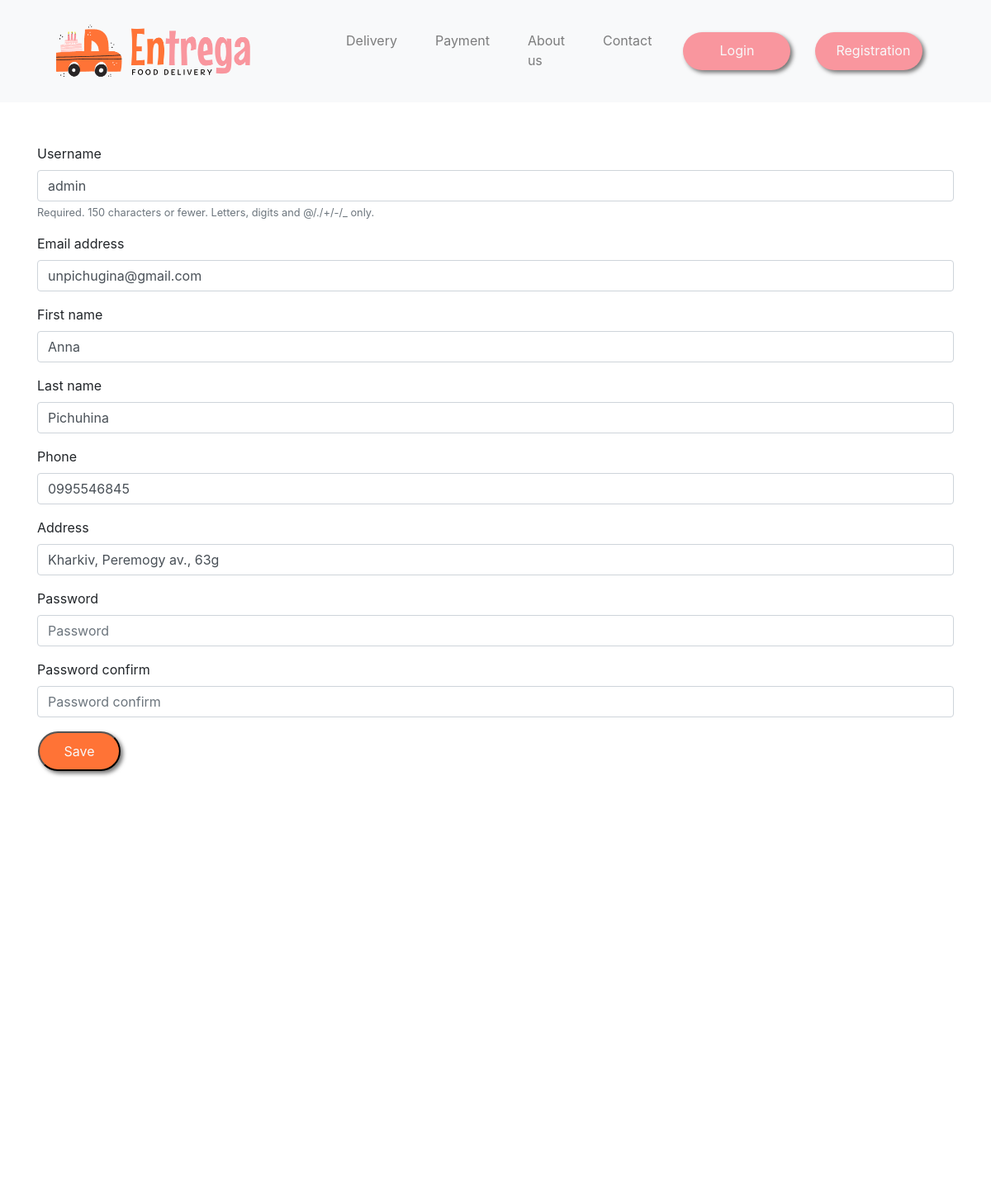
The page /profile/1/edit/ on the database its author committed.
### core/models.py (models this page shows)
class AppUser(AbstractUser):
    phone = models.CharField(max_length=10)
    address = models.CharField(max_length=255)
    bonus = models.FloatField(default=0)

### core/views.py (the view)
# urls.py: path("<int:user_id>/edit/", views.EditAppUserView.as_view(), name='edit'),
class EditAppUserView(UpdateView):
    template_name = 'registration.html'
    model = get_user_model()
    form_class = RegistrationForm
    success_url = reverse_lazy('home')
    pk_url_kwarg = 'user_id'

### core/forms.py (shortened to what this page needs)
class RegistrationForm(forms.ModelForm):
    password = forms.CharField(widget=forms.PasswordInput)
    password_confirm = forms.CharField(widget=forms.PasswordInput)
    class Meta:
        model = get_user_model()
        fields = ('username', 'email', 'first_name', 'last_name', 'phone', 'address')

### core/templates/registration.html
{% extends 'base.html' %}
{% load bootstrap4 %}
{% load static %}
{% block css %}
    <link rel="stylesheet" href="{% static 'css/custom.css' %}">
{% endblock css %}
{% block content %}
    <div class="container" style="margin-top: 50px">
        <form action="." method="post" enctype="multipart/form-data">{% csrf_token %}
            <table>
                {% bootstrap_form form %}
                <tr>
                    <td>
                        <button type="submit" class="action-btn">Save</button>
                    </td>
                </tr>
            </table>
        </form>
    </div>
{% endblock content %}

### static/css/custom.css (style rules this page uses)
.action-btn { background-color: #FF7336; color: #F8F9FA !important; text-underline-color: transparent; border-radius: 30px; padding: 10px 25px !important; box-shadow: 3px 3px 5px #777; width: 100px; text-align: center; }

### rows shown on the page
AppUser: username "admin", email "unpichugina@gmail.com", first_name "Anna", last_name "Pichuhina", phone "0995546845", address "Kharkiv, Peremogy av., 63g"
